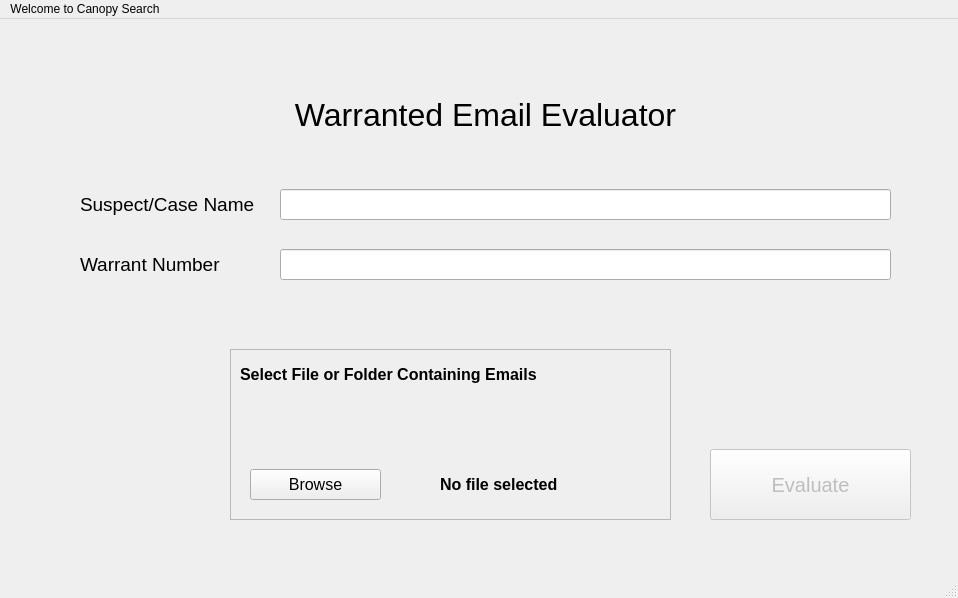
<?xml version="1.0" encoding="UTF-8"?>
<ui version="4.0">
 <class>WelcomeWindow</class>
 <widget class="QMainWindow" name="WelcomeWindow">
  <property name="geometry">
   <rect>
    <x>0</x>
    <y>0</y>
    <width>958</width>
    <height>598</height>
   </rect>
  </property>
  <property name="windowTitle">
   <string>MainWindow</string>
  </property>
  <widget class="QWidget" name="centralwidget">
   <widget class="QLabel" name="label">
    <property name="geometry">
     <rect>
      <x>190</x>
      <y>50</y>
      <width>591</width>
      <height>91</height>
     </rect>
    </property>
    <property name="font">
     <font>
      <pointsize>24</pointsize>
     </font>
    </property>
    <property name="text">
     <string>Warranted Email Evaluator</string>
    </property>
    <property name="textFormat">
     <enum>Qt::PlainText</enum>
    </property>
    <property name="scaledContents">
     <bool>true</bool>
    </property>
    <property name="alignment">
     <set>Qt::AlignCenter</set>
    </property>
   </widget>
   <widget class="QLabel" name="label_2">
    <property name="geometry">
     <rect>
      <x>80</x>
      <y>170</y>
      <width>181</width>
      <height>31</height>
     </rect>
    </property>
    <property name="font">
     <font>
      <pointsize>14</pointsize>
     </font>
    </property>
    <property name="text">
     <string>Suspect/Case Name</string>
    </property>
   </widget>
   <widget class="QLineEdit" name="suspectNameField">
    <property name="geometry">
     <rect>
      <x>280</x>
      <y>170</y>
      <width>611</width>
      <height>31</height>
     </rect>
    </property>
    <property name="font">
     <font>
      <pointsize>14</pointsize>
     </font>
    </property>
   </widget>
   <widget class="QLineEdit" name="warrantNumberField">
    <property name="geometry">
     <rect>
      <x>280</x>
      <y>230</y>
      <width>611</width>
      <height>31</height>
     </rect>
    </property>
    <property name="font">
     <font>
      <pointsize>14</pointsize>
     </font>
    </property>
   </widget>
   <widget class="QLabel" name="label_3">
    <property name="geometry">
     <rect>
      <x>80</x>
      <y>230</y>
      <width>181</width>
      <height>31</height>
     </rect>
    </property>
    <property name="font">
     <font>
      <pointsize>14</pointsize>
     </font>
    </property>
    <property name="text">
     <string>Warrant Number</string>
    </property>
   </widget>
   <widget class="QFrame" name="fileFrame">
    <property name="geometry">
     <rect>
      <x>230</x>
      <y>330</y>
      <width>441</width>
      <height>171</height>
     </rect>
    </property>
    <property name="autoFillBackground">
     <bool>false</bool>
    </property>
    <property name="frameShape">
     <enum>QFrame::StyledPanel</enum>
    </property>
    <property name="frameShadow">
     <enum>QFrame::Raised</enum>
    </property>
    <widget class="QLabel" name="label_4">
     <property name="geometry">
      <rect>
       <x>10</x>
       <y>10</y>
       <width>421</width>
       <height>31</height>
      </rect>
     </property>
     <property name="font">
      <font>
       <pointsize>12</pointsize>
       <weight>75</weight>
       <bold>true</bold>
      </font>
     </property>
     <property name="text">
      <string>Select File or Folder Containing Emails</string>
     </property>
    </widget>
    <widget class="QLabel" name="fileNameLabel">
     <property name="geometry">
      <rect>
       <x>210</x>
       <y>120</y>
       <width>211</width>
       <height>31</height>
      </rect>
     </property>
     <property name="font">
      <font>
       <pointsize>12</pointsize>
       <weight>75</weight>
       <bold>true</bold>
      </font>
     </property>
     <property name="text">
      <string>No file selected</string>
     </property>
    </widget>
    <widget class="QPushButton" name="browseButton">
     <property name="geometry">
      <rect>
       <x>20</x>
       <y>120</y>
       <width>131</width>
       <height>31</height>
      </rect>
     </property>
     <property name="font">
      <font>
       <pointsize>12</pointsize>
      </font>
     </property>
     <property name="text">
      <string>Browse</string>
     </property>
    </widget>
   </widget>
   <widget class="QPushButton" name="evaluateButton">
    <property name="enabled">
     <bool>false</bool>
    </property>
    <property name="geometry">
     <rect>
      <x>710</x>
      <y>430</y>
      <width>201</width>
      <height>71</height>
     </rect>
    </property>
    <property name="font">
     <font>
      <pointsize>15</pointsize>
     </font>
    </property>
    <property name="text">
     <string>Evaluate</string>
    </property>
   </widget>
  </widget>
  <widget class="QMenuBar" name="menubar">
   <property name="geometry">
    <rect>
     <x>0</x>
     <y>0</y>
     <width>958</width>
     <height>26</height>
    </rect>
   </property>
   <widget class="QMenu" name="menuWelcome_to_Canopy_Search">
    <property name="title">
     <string>Welcome to Canopy Search</string>
    </property>
   </widget>
   <addaction name="menuWelcome_to_Canopy_Search"/>
  </widget>
  <widget class="QStatusBar" name="statusbar"/>
 </widget>
 <resources/>
 <connections/>
</ui>
